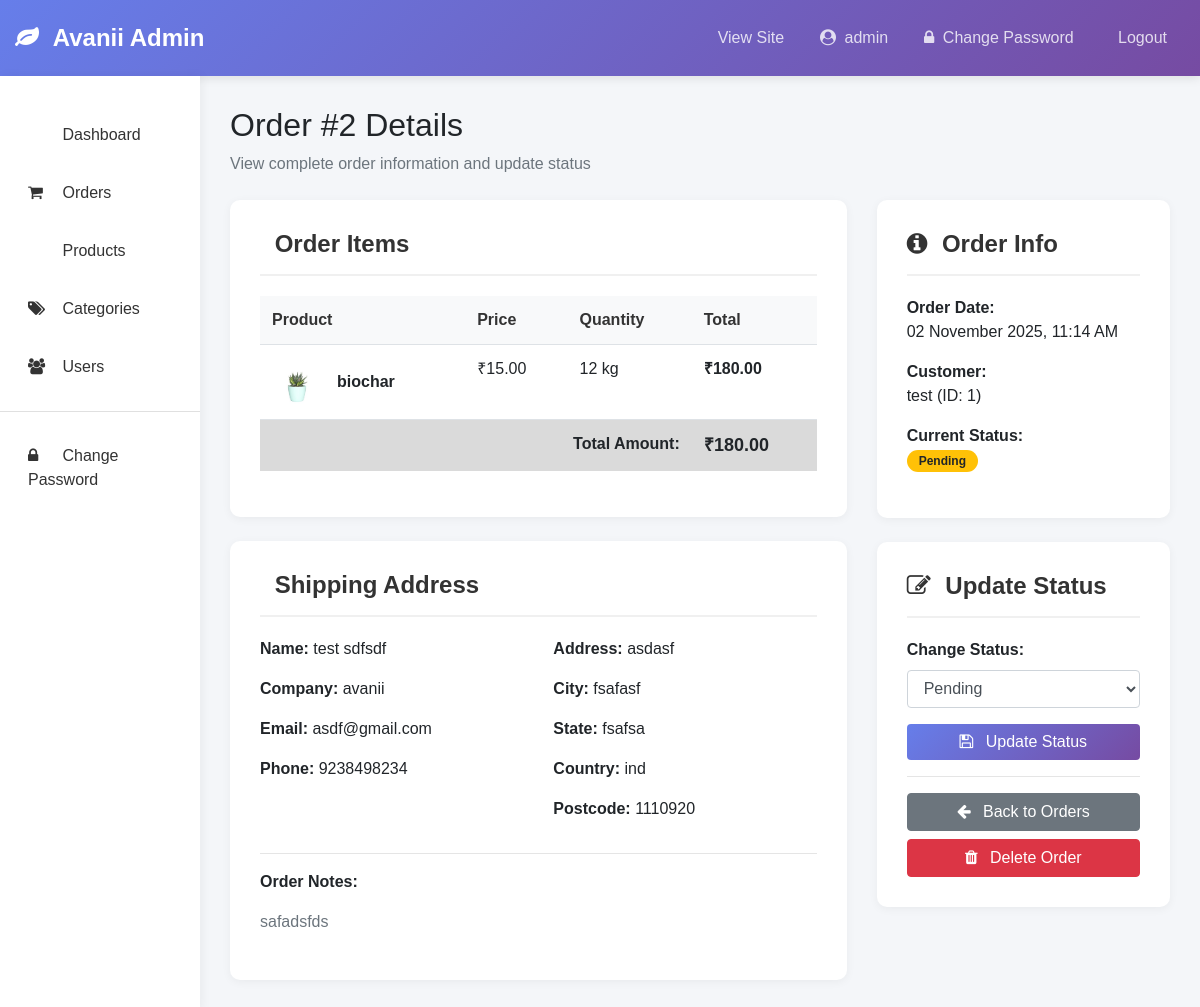
/admin/orders/2 (signed in), run on the app's committed database.
### main.py (models this page shows, shortened)
class Base(DeclarativeBase):
    pass

class User(Base, UserMixin):
    __tablename__ = 'users'
    id: Mapped[int] = mapped_column(primary_key=True)
    username: Mapped[str] = mapped_column(String(80), unique=True, nullable=False)
    email: Mapped[str] = mapped_column(String(120), unique=True, nullable=False)
    password_hash: Mapped[str] = mapped_column(String(200), nullable=False)
    is_admin: Mapped[bool] = mapped_column(Boolean, default=False)
    cart: Mapped["Cart"] = relationship("Cart", back_populates="user", uselist=False, cascade="all, delete-orphan")

class Order(Base):
    __tablename__ = 'orders'
    id: Mapped[int] = mapped_column(primary_key=True)
    user_id: Mapped[int] = mapped_column(ForeignKey('users.id'), nullable=False)
    user: Mapped["User"] = relationship("User", backref="orders")
    first_name: Mapped[str] = mapped_column(String(100), nullable=False)
    last_name: Mapped[str] = mapped_column(String(100), nullable=False)
    email: Mapped[str] = mapped_column(String(120), nullable=False)
    phone: Mapped[str] = mapped_column(String(10), nullable=False)
    telephone: Mapped[Optional[str]] = mapped_column(String(20), nullable=True)
    company: Mapped[Optional[str]] = mapped_column(String(200), nullable=True)
    address: Mapped[str] = mapped_column(String(300), nullable=False)
    city: Mapped[str] = mapped_column(String(100), nullable=False)
    state: Mapped[str] = mapped_column(String(100), nullable=False)
    country: Mapped[str] = mapped_column(String(100), nullable=False)
    postcode: Mapped[Optional[str]] = mapped_column(String(20), nullable=True)
    order_notes: Mapped[Optional[str]] = mapped_column(Text, nullable=True)
    total_amount: Mapped[float] = mapped_column(Float, nullable=False)
    status: Mapped[str] = mapped_column(String(50), default='pending')  # pending, processing, completed, cancelled
    created_at: Mapped[datetime] = mapped_column(DateTime, default=datetime.utcnow)
    order_items: Mapped[list["OrderItem"]] = relationship("OrderItem", back_populates="order", cascade="all, delete-orphan")

class OrderItem(Base):
    __tablename__ = 'order_items'
    id: Mapped[int] = mapped_column(primary_key=True)
    order_id: Mapped[int] = mapped_column(ForeignKey('orders.id'), nullable=False)
    product_id: Mapped[int] = mapped_column(ForeignKey('products.id'), nullable=False)
    quantity: Mapped[int] = mapped_column(Integer, nullable=False)
    price: Mapped[float] = mapped_column(Float, nullable=False)  # Store price at time of order
    order: Mapped["Order"] = relationship("Order", back_populates="order_items")
    product: Mapped["Product"] = relationship("Product")
    def get_subtotal(self):
        return self.price * self.quantity

class Product(Base):
    __tablename__ = 'products'
    id: Mapped[int] = mapped_column(primary_key=True)
    name: Mapped[str] = mapped_column(String(200), nullable=False)
    description: Mapped[Optional[str]] = mapped_column(Text, nullable=True)
    price: Mapped[float] = mapped_column(Float, nullable=False)
    image_filename: Mapped[str] = mapped_column(String(300), nullable=False)
    stock: Mapped[int] = mapped_column(Integer, default=0)
    category_id: Mapped[Optional[int]] = mapped_column(ForeignKey('categories.id'), nullable=True)
    category: Mapped[Optional["Category"]] = relationship("Category", back_populates="products")
    sku: Mapped[Optional[str]] = mapped_column(String(50), unique=True, nullable=True)
    tags: Mapped[Optional[str]] = mapped_column(String(200), nullable=True)  # Comma-separated tags
    is_featured: Mapped[bool] = mapped_column(Boolean, default=False)
    is_hot: Mapped[bool] = mapped_column(Boolean, default=False)
    is_sale: Mapped[bool] = mapped_column(Boolean, default=False)
    created_at: Mapped[datetime] = mapped_column(DateTime, default=datetime.utcnow)
    cart_items: Mapped[list["CartItem"]] = relationship("CartItem", back_populates="product", cascade="all, delete-orphan")

### main.py (the view)
@app.route("/admin/orders/<int:order_id>")
@admin_required
def admin_order_details(order_id):
    order = db_session.get(Order, order_id)
    if not order:
        flash('Order not found', 'error')
        return redirect(url_for('admin_orders'))
    return render_template("admin/order_details.html", order=order)

### main.py (called while the page is built)
@login_manager.user_loader
def load_user(user_id):
    return db_session.get(User, int(user_id))

@app.context_processor
def inject_cart_count():
    cart_count = 0
    if current_user.is_authenticated:
        user_cart = db_session.query(Cart).filter_by(user_id=current_user.id).first()
        if user_cart:
            cart_count = user_cart.get_item_count()
    else:
        if 'cart' in flask_session:
            cart_count = sum(flask_session['cart'].values())
    return dict(cart_count=cart_count)

def admin_required(f):
    from functools import wraps
    @wraps(f)
    def decorated_function(*args, **kwargs):
        if not current_user.is_authenticated or not current_user.is_admin:
            flash('Admin access required', 'error')
            return redirect(url_for('admin_login'))
        return f(*args, **kwargs)
    return decorated_function

### templates/admin/order_details.html (shortened to what this page needs)
{% extends "admin/admin_base.html" %}
{% block content %}
<div class="mb-4">
    <h2>Order #{{ order.id }} Details</h2>
    <p class="text-muted">View complete order information and update status</p>
</div>
<div class="row">
    <div class="col-md-8">
        <div class="content-card mb-4">
            <div class="content-card-header">
                <h4> Order Items</h4>
            </div>
            <div class="table-responsive">
                <table class="table">
                    <thead>
                        <tr>
                            <th>Product</th>
                            <th>Price</th>
                            <th>Quantity</th>
                            <th>Total</th>
                        </tr>
                    </thead>
                    <tbody>
                        {% for item in order.order_items %}
                        <tr>
                            <td>
                                <div class="d-flex align-items-center">
                                    <img src="{{ url_for('static', filename=item.product.image_filename) }}" alt="{{ item.product.name }}" style="width: 50px; height: 50px; object-fit: cover; border-radius: 5px; margin-right: 15px;">
                                    <strong>{{ item.product.name }}</strong>
                                </div>
                            </td>
                            <td>₹{{ "%.2f"|format(item.price) }}</td>
                            <td>{{ item.quantity }} kg</td>
                            <td><strong>₹{{ "%.2f"|format(item.get_subtotal()) }}</strong></td>
                        </tr>
                        {% endfor %}
                    </tbody>
                    <tfoot>
                        <tr class="table-active">
                            <td colspan="3" class="text-right"><strong>Total Amount:</strong></td>
                            <td><strong style="font-size: 18px;">₹{{ "%.2f"|format(order.total_amount) }}</strong></td>
                        </tr>
                    </tfoot>
                </table>
            </div>
        </div>
        <div class="content-card">
            <div class="content-card-header">
                <h4> Shipping Address</h4>
            </div>
            <div class="row">
                <div class="col-md-6">
                    <p><strong>Name:</strong> {{ order.first_name }} {{ order.last_name }}</p>
                    {% if order.company %}
                    <p><strong>Company:</strong> {{ order.company }}</p>
                    {% endif %}
                    <p><strong>Email:</strong> {{ order.email }}</p>
                    <p><strong>Phone:</strong> {{ order.phone }}</p>
                </div>
                <div class="col-md-6">
                    <p><strong>Address:</strong> {{ order.address }}</p>
                    <p><strong>City:</strong> {{ order.city }}</p>
                    <p><strong>State:</strong> {{ order.state }}</p>
                    <p><strong>Country:</strong> {{ order.country }}</p>
                    {% if order.postcode %}
                    <p><strong>Postcode:</strong> {{ order.postcode }}</p>
                    {% endif %}
                </div>
            </div>
            {% if order.order_notes %}
            <hr>
            <p><strong>Order Notes:</strong></p>
            <p class="text-muted">{{ order.order_notes }}</p>
            {% endif %}
        </div>
    </div>
    <div class="col-md-4">
        <div class="content-card mb-4">
            <div class="content-card-header">
                <h4><i class="fa fa-info-circle mr-2"></i> Order Info</h4>
            </div>
            <p><strong>Order Date:</strong><br>{{ order.created_at.strftime('%d %B %Y, %I:%M %p') }}</p>
            <p><strong>Customer:</strong><br>{{ order.user.username }} (ID: {{ order.user_id }})</p>
            <p>
                <strong>Current Status:</strong><br>
                {% if order.status == 'pending' %}
                    <span class="badge badge-warning badge-status">Pending</span>
                {% elif order.status == 'processing' %}
                    <span class="badge badge-info badge-status">Processing</span>
                {% elif order.status == 'completed' %}
                    <span class="badge badge-success badge-status">Completed</span>
                {% elif order.status == 'cancelled' %}
                    <span class="badge badge-danger badge-status">Cancelled</span>
                {% endif %}
            </p>
        </div>
        <div class="content-card">
            <div class="content-card-header">
                <h4><i class="fa fa-edit mr-2"></i> Update Status</h4>
            </div>
            <form method="POST" action="{{ url_for('admin_update_order_status', order_id=order.id) }}">
                <div class="form-group">
                    <label for="status"><strong>Change Status:</strong></label>
                    <select class="form-control" id="status" name="status" required>
                        <option value="pending" {% if order.status == 'pending' %}selected{% endif %}>Pending</option>
                    </select>
                </div>
                <button type="submit" class="btn btn-gradient btn-block">
                    <i class="fa fa-save mr-2"></i> Update Status
                </button>
            </form>
            <hr>
            <a href="{{ url_for('admin_orders') }}" class="btn btn-secondary btn-block">
                <i class="fa fa-arrow-left mr-2"></i> Back to Orders
            </a>
            <form method="POST" action="{{ url_for('admin_delete_order', order_id=order.id) }}" onsubmit="return confirm('Are you sure you want to delete this order? This action cannot be undone.');">
                <button type="submit" class="btn btn-danger btn-block mt-2">
                    <i class="fa fa-trash mr-2"></i> Delete Order
                </button>
            </form>
        </div>
    </div>
</div>
{% endblock %}

### templates/admin/admin_base.html (shortened to what this page needs)
<!DOCTYPE html>
<html lang="en">
<head>
    <link rel="stylesheet" href="{{ url_for('static', filename='css/bootstrap.min.css') }}">
    <link rel="stylesheet" href="{{ url_for('static', filename='css/font-awesome.min.css') }}">
</head>
<body>
    <nav class="navbar navbar-expand-lg admin-navbar">
        <div class="container-fluid">
            <a class="navbar-brand" href="{{ url_for('admin_dashboard') }}">
                <i class="fa fa-leaf mr-2"></i> Avanii Admin
            </a>
            <div class="collapse navbar-collapse justify-content-end" id="navbarNav">
                <ul class="navbar-nav">
                    <li class="nav-item">
                        <a class="nav-link" href="{{ url_for('home') }}" target="_blank">
                             View Site
                        </a>
                    </li>
                    <li class="nav-item">
                        <span class="nav-link">
                            <i class="fa fa-user-circle mr-1"></i> {{ current_user.username }}
                        </span>
                    </li>
                    <li class="nav-item">
                        <a class="nav-link" href="{{ url_for('admin_change_password') }}">
                            <i class="fa fa-lock mr-1"></i> Change Password
                        </a>
                    </li>
                    <li class="nav-item">
                        <a class="nav-link" href="{{ url_for('logout') }}">
                             Logout
                        </a>
                    </li>
                </ul>
            </div>
        </div>
    </nav>
    <div class="container-fluid">
        <div class="row">
            <div class="col-md-2 admin-sidebar">
                <nav class="nav flex-column">
                    <a class="nav-link {% if request.endpoint == 'admin_dashboard' %}active{% endif %}" href="{{ url_for('admin_dashboard') }}">
                         Dashboard
                    </a>
                    <a class="nav-link {% if 'admin_orders' in request.endpoint %}active{% endif %}" href="{{ url_for('admin_orders') }}">
                        <i class="fa fa-shopping-cart"></i> Orders
                    </a>
                    <a class="nav-link {% if 'admin_products' in request.endpoint %}active{% endif %}" href="{{ url_for('admin_products') }}">
                         Products
                    </a>
                    <a class="nav-link {% if 'admin_categories' in request.endpoint %}active{% endif %}" href="{{ url_for('admin_categories') }}">
                        <i class="fa fa-tags"></i> Categories
                    </a>
                    <a class="nav-link {% if 'admin_users' in request.endpoint %}active{% endif %}" href="{{ url_for('admin_users') }}">
                        <i class="fa fa-users"></i> Users
                    </a>
                    <hr style="border-color: #e0e0e0; margin: 15px 0;">
                    <a class="nav-link {% if request.endpoint == 'admin_change_password' %}active{% endif %}" href="{{ url_for('admin_change_password') }}">
                        <i class="fa fa-lock"></i> Change Password
                    </a>
                </nav>
            </div>
            <div class="col-md-10 admin-content">
                {% block content %}{% endblock %}
            </div>
        </div>
    </div>
</body>
</html>

### templates/admin/admin_base.html (style rules this page uses)
body { font-family: Arial, sans-serif; background-color: #f4f6f9; }
.admin-navbar { background: linear-gradient(135deg, #667eea 0%, #764ba2 100%); padding: 15px 0; box-shadow: 0 2px 10px rgba(0,0,0,0.1); }
.admin-navbar .navbar-brand { color: white; font-weight: bold; font-size: 24px; }
.admin-navbar .nav-link { color: rgba(255,255,255,0.8); margin: 0 10px; }
.admin-sidebar { background: white; min-height: calc(100vh - 70px); padding: 30px 0; box-shadow: 2px 0 10px rgba(0,0,0,0.05); }
.admin-sidebar .nav-link { color: #333; padding: 12px 25px; margin: 5px 0; border-left: 3px solid transparent; transition: all 0.3s; }
.admin-sidebar .nav-link i { width: 20px; margin-right: 10px; }
.admin-content { padding: 30px; }
.content-card { background: white; border-radius: 10px; padding: 30px; box-shadow: 0 2px 10px rgba(0,0,0,0.05); }
.content-card-header { border-bottom: 2px solid #f0f0f0; padding-bottom: 15px; margin-bottom: 20px; }
.content-card-header h4 { margin: 0; font-weight: bold; color: #333; }
.btn-gradient { background: linear-gradient(135deg, #667eea 0%, #764ba2 100%); border: none; color: white; }
.table thead th { background: #f8f9fa; border: none; color: #333; font-weight: bold; }
.badge-status { padding: 5px 12px; border-radius: 20px; font-size: 12px; }

### data on the page
User: username "admin"
Order: id "2", total_amount "180.00", first_name "test", last_name "sdfsdf", company "avanii", email "asdf@gmail.com", phone "9238498234", address "asdasf", city "fsafasf", state "fsafsa", country "ind", postcode "1110920", order_notes "safadsfds", created_at "02 November 2025, 11:14 AM", user_id "1", status "Pending"
OrderItem: image_filename (picture), product.name "biochar", price "15.00", quantity "12", get_subtotal "180.00"
User: user.username "test"
